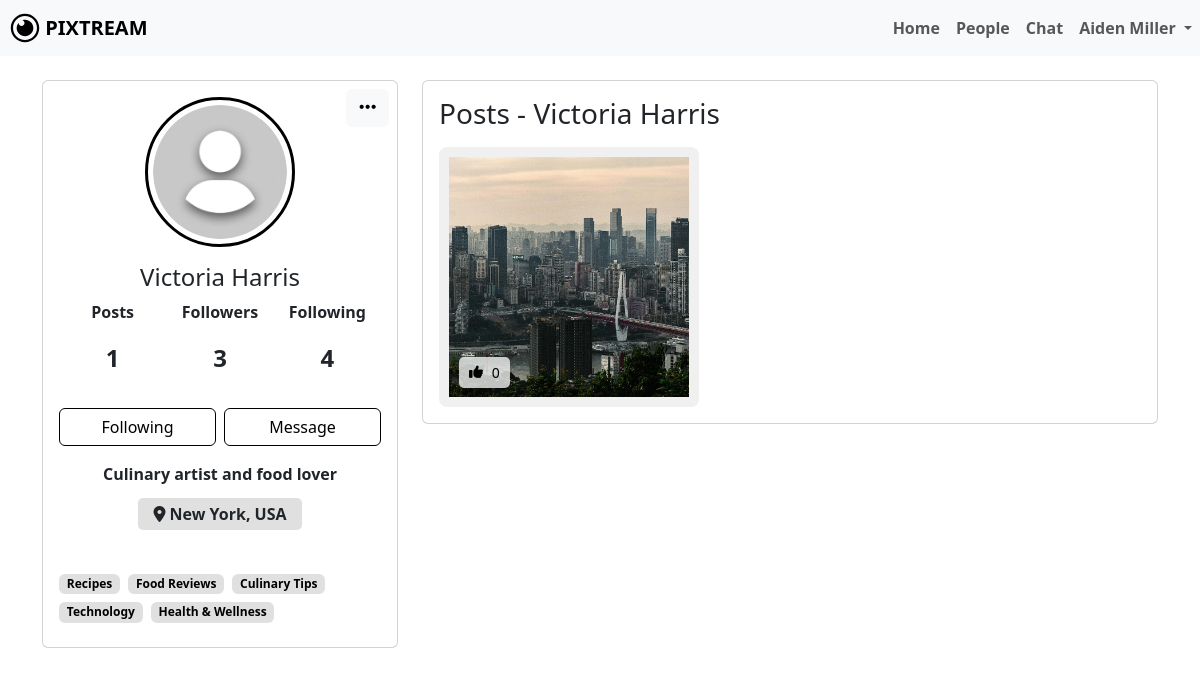
/user_profile.php?username=victoria_harris (signed in), run on the app's committed database.
### tables this page shows
CREATE TABLE `users` (
  `id` bigint(20) NOT NULL,
  `name` varchar(100) DEFAULT NULL,
  `username` varchar(191) DEFAULT NULL,
  `email` varchar(191) DEFAULT NULL,
  `password` varchar(255) DEFAULT NULL,
  `bio` text DEFAULT NULL,
  `profile_picture` varchar(255) DEFAULT 'default.png',
  `location` varchar(255) DEFAULT NULL,
  `created_at` timestamp NOT NULL DEFAULT current_timestamp()
);

CREATE TABLE `posts` (
  `id` bigint(20) NOT NULL,
  `user_id` bigint(20) DEFAULT NULL,
  `post_path` varchar(255) DEFAULT NULL,
  `caption` longtext DEFAULT NULL,
  `category` enum('Photos','Videos','Stories','Music','Articles','Memes','Art & Design','Photography','Travel & Adventure','Food & Cooking','Others') DEFAULT NULL,
  `created_at` timestamp NOT NULL DEFAULT current_timestamp()
);

### user_profile.php (the view, shortened to what this page needs)
<?php
include 'dbconfig.php';
$username = $_SESSION['username'];
$log_sql = "SELECT * FROM users WHERE username='$username';";
$log_result = mysqli_query($conn, $log_sql);
$log_info = mysqli_fetch_assoc($log_result);
$log_id = $log_info['id'];
$log_name = $log_info['name'];
$viewedUsername = $_GET['username'];
$sql = "SELECT * FROM users WHERE username='$viewedUsername';";
$result = mysqli_query($conn, $sql);
$info = mysqli_fetch_assoc($result);
$user_id = $info['id'];
$name = $info['name'];
$profilePhoto = $info['profile_picture'] ?? 'default.png';
$bio = $info['bio'];
$location = $info['location'];
$interests = [];
$sql = "SELECT o.option_name
        FROM user_selections us
        JOIN options o ON us.option_id = o.id
        WHERE us.user_id = (SELECT id FROM users WHERE username = ? LIMIT 1)";
$stmt = $conn->prepare($sql);
$stmt->bind_param("s", $viewedUsername);
$stmt->execute();
$result = $stmt->get_result();
while ($row = $result->fetch_assoc()) {
    $interests[] = $row['option_name'];
}
$followersSql = "SELECT COUNT(*) AS follower_count FROM follows WHERE followed_id='$user_id';";
$followersResult = mysqli_query($conn, $followersSql);
$followersCount = mysqli_fetch_assoc($followersResult)['follower_count'];
$followingSql = "SELECT COUNT(*) AS following_count FROM follows WHERE follower_id='$user_id';";
$followingResult = mysqli_query($conn, $followingSql);
$followingCount = mysqli_fetch_assoc($followingResult)['following_count'];
$postSql = "SELECT COUNT(*) FROM posts WHERE user_id = '$user_id';";
$postResult = mysqli_query($conn, $postSql);
$postInfo = mysqli_fetch_array($postResult);
$postCount = $postInfo[0];
$isFollowingQuery = "SELECT * FROM follows WHERE follower_id = '$log_id' AND followed_id = '$user_id'";
$isFollowingResult = mysqli_query($conn, $isFollowingQuery);
$isFollowing = mysqli_num_rows($isFollowingResult) > 0;
$isBlockedQuery = "SELECT * FROM user_blocks WHERE blocked_by = '$log_id' AND blocked_user = '$user_id'";
$isBlockedResult = mysqli_query($conn, $isBlockedQuery);
$isBlocked = mysqli_num_rows($isBlockedResult) > 0;
?>
<!DOCTYPE html>
<html lang="en">
<head>
    <link rel="stylesheet" href="node_modules/bootstrap/dist/css/bootstrap.min.css">
    <link rel="stylesheet" href="library-files/fontawesome/css/all.min.css">
    <link rel="stylesheet" href="assets/css/me.css">
</head>
<body>
    <nav class="navbar navbar-expand-lg navbar-light bg-light">
        <a class="navbar-brand" href="#">
            <img src="assets/img/LOGO.svg" width="30" height="30" class="d-inline-block align-top" alt="" id="dash-icon">
            <b>PIXTREAM</b>
        </a>
        <div class="collapse navbar-collapse" id="navbarNavDropdown">
            <ul class="navbar-nav ms-auto">
                <li class="nav-item active">
                    <a class="nav-link" href="dashboard.php"><b>Home</b></a>
                </li>
                <li class="nav-item active">
                    <a class="nav-link" href="people.php"><b>People</b></a>
                </li>
                <li class="nav-item active">
                    <a class="nav-link" href="chat.php"><b>Chat</b></a>
                </li>
                <li class="nav-item dropdown">
                    <a class="nav-link dropdown-toggle" href="#" id="navbarDropdownMenuLink" role="button" data-bs-toggle="dropdown" aria-expanded="false">
                        <b><?php echo htmlspecialchars($log_name); ?></b>
                    </a>
                </li>
            </ul>
        </div>
    </nav> <br>
    <div class="container">
        <div class="main-body">
            <div class="row gutters-sm">
                <div class="col-md-4 mb-3">
                    <div class="card h-100 position-relative">
                        <div class="card-body d-flex flex-column">
                            <div class="dropdown position-absolute top-0 end-0 p-2">
                                <button class="btn btn-light custom-dropdown-btn" type="button" id="dropdownMenuButton" data-bs-toggle="dropdown" aria-expanded="false">
                                    <i class="fa-solid fa-ellipsis custom-ellipsis"></i>
                                </button>
                            </div>
                            <div class="d-flex flex-column align-items-center text-center">
                                <div class="profile-img-container">
                                    <img src="profile_picture/<?php echo htmlspecialchars($profilePhoto); ?>" alt="Profile Photo" class="rounded-circle" width="150">
                                </div>
                                <div class="mt-3">
                                    <h4><?php echo htmlspecialchars($name); ?></h4>
                                </div>
                                <div class="d-flex justify-content-around stats">
                                    <div class="stat">
                                        <p><b>Posts</b></p>
                                        <p><?php echo htmlspecialchars($postCount); ?></p>
                                    </div>
                                    <div class="stat" data-bs-toggle="modal" data-bs-target="#followersModal">
                                        <p><b>Followers</b></p>
                                        <p><?php echo htmlspecialchars($followersCount); ?></p>
                                    </div>
                                    <div class="stat" data-bs-toggle="modal" data-bs-target="#followingModal">
                                        <p><b>Following</b></p>
                                        <p><?php echo htmlspecialchars($followingCount); ?></p>
                                    </div>
                                </div>
                                <?php
                                $isBlockedByProfileUser = false;
                                ?>
                                <div class="mt-3 w-100 d-flex">
                                    <?php if ($isBlocked): ?>
                                        <form action="" method="POST" class="w-100">
                                            <input type="hidden" name="unblock_user_id" value="<?php echo htmlspecialchars($user_id); ?>">
                                            <button type="submit" class="btn mybtn w-100">Unblock</button>
                                        </form>
                                    <?php elseif ($isBlockedByProfileUser): ?>
                                        <button type="submit" class="btn mybtn-outline w-100">This profile is hidden!</button>
                                    <?php else: ?>
                                        <form action="follow_unfollow.php" method="POST" class="w-50 me-1">
                                            <?php if ($isFollowing): ?>
                                                <button type="submit" class="btn mybtn-outline w-100">Following</button>
                                            <?php else: ?>
                                                <input type="hidden" name="action" value="follow">
                                                <button type="submit" class="btn mybtn w-100">Follow</button>
                                            <?php endif; ?>
                                        </form>
                                        <form action="message.php" method="POST" class="w-50 ms-1">
                                            <a href="chat_screen.php?user_id=<?= htmlspecialchars($user_id);?>
                                                <button type="submit" class="btn mybtn-outline w-100">Message</button>
                                            </a>
                                        </form>
                                    <?php endif; ?>
                                </div>
                                <div class="mt-3 bio-text text-start">
                                    <p><?php echo nl2br(htmlspecialchars($bio)); ?></p>
                                    <span class="mt-3 profile-location">
                                        <i class="fa-solid fa-location-dot"></i> <?php echo $location; ?>
                                    </span>
                                </div>
                                <div class="mt-5 profile-interest">
                                    <div class="d-flex flex-wrap">
                                        <?php foreach ($interests as $interest): ?>
                                            <span class="badge mybadge2 me-2 mb-2"><?php echo htmlspecialchars($interest); ?></span>
                                        <?php endforeach; ?>
                                    </div>
                                </div>
                            </div>
                        </div>
                    </div>
                </div>
                <div class="col-md-8">
                    <div class="row gutters-sm">
                        <div class="col-sm-12 mb-3">
                            <div class="card h-100">
                                <div class="card-body">
                                    <h3 class="d-flex align-items-center mb-3">Posts - <?php echo $name; ?></h3>
                                    <?php if ($isBlockedByProfileUser): ?>
                                        <p class="text-muted text-center">No posts to show! This profile is hidden!</p>
                                    <?php else: ?>
                                    <div class="media-grid">
                                        <?php
                                        $postsSql = "SELECT * FROM posts WHERE user_id='$user_id' ORDER BY created_at DESC;";
                                        $postsResult = mysqli_query($conn, $postsSql);
                                        if (mysqli_num_rows($postsResult) === 0) {
                                            echo "<p class='fs-5 mt-4'><b>No posts to show!</b></p>";
                                        }
                                        else
                                        {
                                            while ($post = mysqli_fetch_assoc($postsResult))
                                            {
                                                $post_id = $post['id'];
                                                $mediaPath = $post['post_path'];
                                                $likeCountSql = "SELECT COUNT(*) AS like_count FROM likes WHERE post_id='$post_id';";
                                                $likeCountResult = mysqli_query($conn, $likeCountSql);
                                                $likeCountRow = mysqli_fetch_assoc($likeCountResult);
                                                $likeCount = $likeCountRow['like_count'];
                                                $fileExtension = strtolower(pathinfo($mediaPath, PATHINFO_EXTENSION));
                                                $isVideo = in_array($fileExtension, ['mp4', 'mov', 'avi', 'wmv']);
                                        ?>
                                        <a href="post_info.php?user_id=<?php echo $user_id; ?>&post_id=<?php echo $post_id; ?>">
                                            <div class="media-item">
                                                <?php if ($isVideo): ?>
                                                    <div class="video-thumbnail">
                                                        <video muted>
                                                            <source src="<?php echo htmlspecialchars($mediaPath); ?>" type="video/mp4">
                                                            Your browser does not support the video tag.
                                                        </video>
                                                        <div class="video-icon-overlay">
                                                            <i class="fas fa-play-circle"></i>
                                                        </div>
                                                    </div>
                                                <?php else: ?>
                                                    <img src="<?php echo htmlspecialchars($mediaPath); ?>" alt="Pixtream Post" class="img-fluid" style="cursor:pointer;">
                                                <?php endif; ?>
                                                <div class="like-count-overlay">
                                                    <i class="fa-solid fa-thumbs-up"></i>&nbsp;<?php echo $likeCount; ?>
                                                </div>
                                            </div>
                                        </a>
                                        <?php
                                            }
                                        }
                                        ?>
                                    </div>
                                    <?php endif; ?>
                                </div>
                            </div>
                        </div>
                    </div>
                </div>
            </div>
        </div>
    </div>
</body>
</html>

### assets/css/me.css (style rules this page uses)
:root { --bs-body-font-weight: 400; }
body { color: black !important; }
li { cursor: pointer; }
.mybtn-outline { border: 1px solid black; color: black; }
.mybadge2 { background-color: #e0e0e0 !important; font-size: 12px; color: black; }
.bio-text { text-align: center !important; font-weight: bolder; }
.profile-location { background-color: #e0e0e0 !important; padding: 5px 15px; border-radius: 5px; }
a { color: inherit; text-decoration: none; }
#dash-icon { margin-left: 10px; }
.rounded-circle { border: 3px solid #000000; padding: 5px; }
.profile-img-container { position: relative; display: inline-block; }
.profile-img-container img { border-radius: 50%; }
.custom-ellipsis { font-size: 1.2rem; }
.stats { display: flex; justify-content: space-around; width: 100%; }
.stat { text-align: center; flex: 1; cursor: pointer; }
.stat p:nth-of-type(2) { font-size: 1.5rem; font-weight: 600; }
.media-grid { display: flex; flex-wrap: wrap; gap: 10px; }
.media-grid img, .media-grid video { width: 260px; height: 260px; object-fit: cover; border-radius: 8px; padding: 10px; background-color: #f0f0f0; }
.like-count-overlay { position: absolute; margin-top: -50px; margin-left: 20px; background-color: #ffffffbe; color: #000000; padding: 5px 10px; border-radius: 5px; font-size: 14px; display: flex; align-items: center; gap: 5px; }

### data on the page
users: name "Aiden Miller"
users: profile_picture (placeholder picture), name "Victoria Harris", bio "Culinary artist and food lover", location "New York, USA"
posts: post_path (picture), likeCount "0"

### other printed values
$postCount "1"
$followersCount "3"
$followingCount "4"
$interest "Recipes"
$interest "Food Reviews"
$interest "Culinary Tips"
$interest "Technology"
$interest "Health & Wellness"
